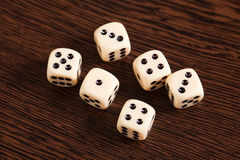
#> input picture dices/dice01.jpg, 240 x 160 px; its folder holds only this picture in this run
$ python rectangles.py   (older library calls are emulated)
#> lines starting #> are read from the running program, lines starting #| are printed output that depends on the picture; after the words box and inside, x2 and y2 are one past the last pixel; in counts of white or black regions, pixels touching at a corner belong together
#> further down, img is the input picture: shape (160, 240, 3); mean B, G, R 45.3, 58.2, 85.8
# Python 2/3 compatibility
import sys
PY3 = sys.version_info[0] == 3

if PY3:
    xrange = range

import numpy as np
import cv2


def angle_cos(p0, p1, p2):
    d1, d2 = (p0-p1).astype('float'), (p2-p1).astype('float')
    return abs( np.dot(d1, d2) / np.sqrt( np.dot(d1, d1)*np.dot(d2, d2) ) )

def find_squares(img):
    img = cv2.GaussianBlur(img, (5, 5), 0)
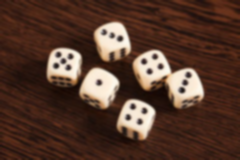
#> img: shape (160, 240, 3); mean of channels 0, 1, 2 45.3, 58.2, 85.8; drawn as B, G, R
    squares = []
    for gray in cv2.split(img):
        for thrs in xrange(0, 255, 26):
            if thrs == 0:
                bin = cv2.Canny(gray, 0, 50, apertureSize=5)
                bin = cv2.dilate(bin, None)
                print("canny")
            else:
                print("eeee")
                _retval, bin = cv2.threshold(gray, thrs, 255, cv2.THRESH_BINARY)
            bin, contours, _hierarchy = cv2.findContours(bin, cv2.RETR_LIST, cv2.CHAIN_APPROX_SIMPLE)
            for cnt in contours:
                cnt_len = cv2.arcLength(cnt, True)
                cnt = cv2.approxPolyDP(cnt, 0.02*cnt_len, True)
                if len(cnt) == 4 and cv2.contourArea(cnt) > 1000 and cv2.isContourConvex(cnt):
                    cnt = cnt.reshape(-1, 2)
                    max_cos = np.max([angle_cos( cnt[i], cnt[(i+1) % 4], cnt[(i+2) % 4] ) for i in xrange(4)])
                    if max_cos < 0.2:
                        squares.append(cnt)
#> this loop made 3 passes
#> (printed output is left out)
#> after the loop, cnt = [[119, 24], [103, 27], [125, 37], [121, 43], [97, 32], [105, 53], [121, 46], [128, 48]]; max_cos = 0; squares = [[[0, 0], [0, 159], [239, 159], [239, 0]], [[0, 0], [0, 159], [239, 159], [239, 0]]]
    return squares

if __name__ == '__main__':
    from glob import glob
    for fn in glob('./dices/dice*.jpg'):
        img = cv2.imread(fn)
        squares = find_squares(img)
        cv2.drawContours( img, squares, -1, (0, 255, 0), 3 )
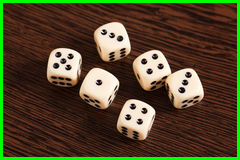
#> img: shape (160, 240, 3); 6.16% of pixels changed, all inside (x1, y1, x2, y2) = (0, 0, 240, 160)
        cv2.imshow('squares', img)
        ch = cv2.waitKey()
#> (key Esc is pressed here)
        if ch == 27:
            break
    cv2.destroyAllWindows()

$ run again, on dices/dice06.jpg
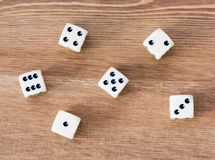
#> input picture dices/dice06.jpg, 215 x 160 px
#> img is the input picture: shape (160, 215, 3); mean B, G, R 121.4, 146.5, 184.4
#> in find_squares, `img = cv2.GaussianBlur(img, (5, 5), 0)`:
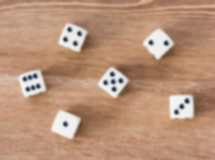
#> img: shape (160, 215, 3); mean of channels 0, 1, 2 121.4, 146.5, 184.5; drawn as B, G, R
#> the loop in find_squares, `for gray in cv2.split(img):` made 3 passes
#> (printed output is left out)
#> after the loop in find_squares, `for gray in cv2.split(img):`: cnt = contour of 10 points, box (x1, y1, x2, y2) (62, 30, 76, 40), area 32; max_cos = 0; squares = 13 items
#> `cv2.drawContours( img, squares, -1, (0, 255, 0), 3 )`:
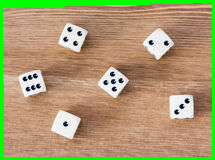
#> img: shape (160, 215, 3); 8.17% of pixels changed, all inside (x1, y1, x2, y2) = (0, 0, 215, 160)
